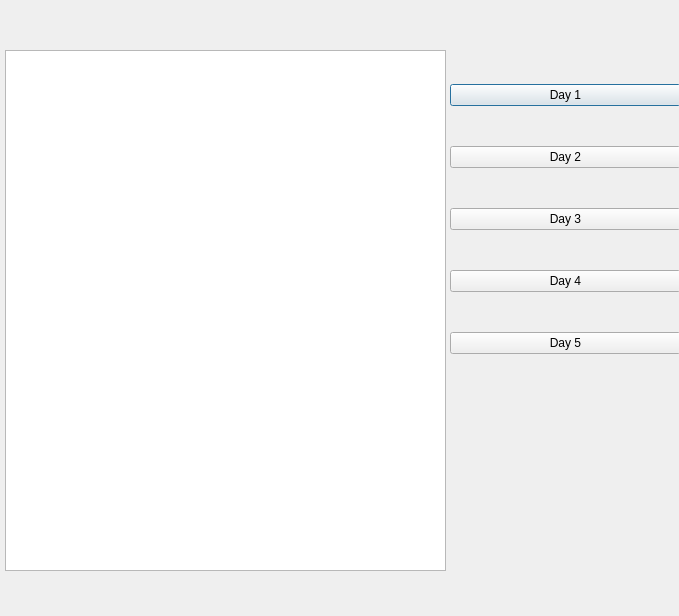
<?xml version="1.0" encoding="UTF-8"?>
<ui version="4.0">
 <class>DailySales</class>
 <widget class="QDialog" name="DailySales">
  <property name="geometry">
   <rect>
    <x>0</x>
    <y>0</y>
    <width>679</width>
    <height>616</height>
   </rect>
  </property>
  <property name="windowTitle">
   <string>Dialog</string>
  </property>
  <widget class="QWidget" name="layoutWidget">
   <property name="geometry">
    <rect>
     <x>450</x>
     <y>50</y>
     <width>231</width>
     <height>341</height>
    </rect>
   </property>
   <layout class="QVBoxLayout" name="verticalLayout">
    <item>
     <widget class="QPushButton" name="pushButton">
      <property name="text">
       <string>Day 1</string>
      </property>
     </widget>
    </item>
    <item>
     <widget class="QPushButton" name="pushButton_2">
      <property name="text">
       <string>Day 2</string>
      </property>
     </widget>
    </item>
    <item>
     <widget class="QPushButton" name="pushButton_5">
      <property name="text">
       <string>Day 3</string>
      </property>
     </widget>
    </item>
    <item>
     <widget class="QPushButton" name="pushButton_4">
      <property name="text">
       <string>Day 4</string>
      </property>
     </widget>
    </item>
    <item>
     <widget class="QPushButton" name="pushButton_3">
      <property name="text">
       <string>Day 5</string>
      </property>
     </widget>
    </item>
   </layout>
  </widget>
  <widget class="QTextBrowser" name="textBrowser">
   <property name="geometry">
    <rect>
     <x>5</x>
     <y>50</y>
     <width>441</width>
     <height>521</height>
    </rect>
   </property>
  </widget>
 </widget>
 <resources/>
 <connections/>
</ui>
